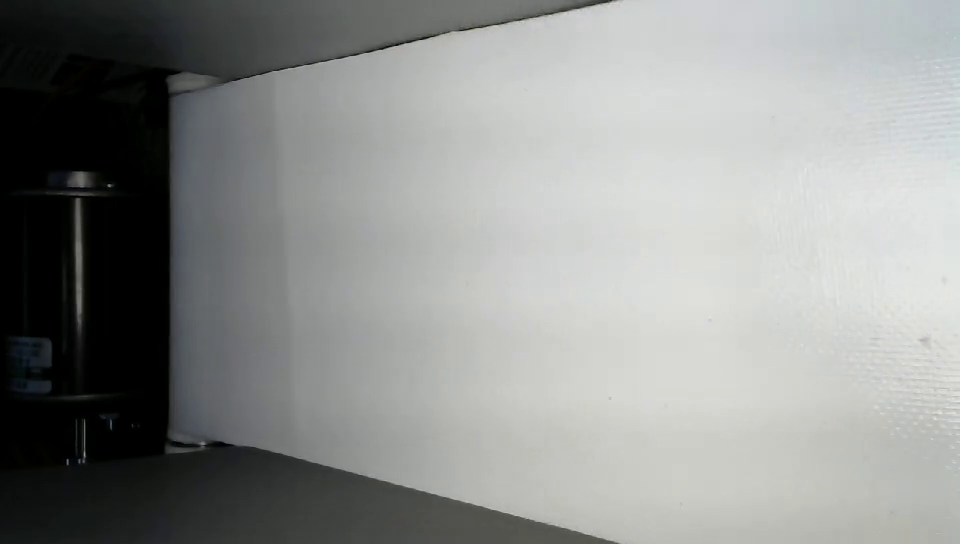
#> input picture frame 5 of Imaging Pipeline/white.avi, 960 x 544 px
$ jupyter execute 'Background Thresholding Experimentation.ipynb'   (older library calls are emulated)
#> lines starting #> are read from the running program, lines starting #| are printed output that depends on the picture; after the words box and inside, x2 and y2 are one past the last pixel; in counts of white or black regions, pixels touching at a corner belong together
### Imaging Pipeline/tracker.py
# To implement:
# Will have to implement a time tracker so that we can call in the time that bounding box + id combos have been present. If it has reached a certain threshold
# we can conclude that it is a lego piece (a consistent contour). We will then take a photo of that piece at different time intervals and put it into our model

import math
import uuid
import random

class EuclideanDistTracker:
    # [54 lines left out: functions __init__, update, not called in this run]

### Imaging Pipeline/Background Thresholding Experimentation.ipynb
This is the code that will be imported into our Raspberry Pi to process and send images to our computer for classification

[cell 1]
# Import packages

# reload our external packages (tracker)
import importlib

import numpy as np
import cv2
import os
from skimage import data, filters
import tracker as track

importlib.reload(track)

# Directory to save training images

# base_dir = "/Users/williamlee/Documents/Git Repos/Lego-Brick-Sorter/Imaging Pipeline/testImages"
base_dir = "/home/billiam/Documents/Lego_Sorter/TestPipelineImages"
os.chdir(base_dir)
print(os.listdir())

**MOG2 APPROACH**

[cell 2]
cap = cv2.VideoCapture("/home/billiam/Documents/Repos/Lego-Brick-Sorter/Imaging Pipeline/white.avi")
frame_counter = 0

# Create BG Subtraction Function with set parameters
fgbg = cv2.createBackgroundSubtractorMOG2(detectShadows=False)
fgbg.setVarThreshold(30) #The threshold of what is detected as not background (150 can detect regular pieces, but not white)

while cap.isOpened():
    ret, frame = cap.read()
#> frame is the input picture: shape (544, 960, 3); mean B, G, R 144.6, 146, 144.4

    # Loop video code
    frame_counter += 1
    if frame_counter == cap.get(cv2.CAP_PROP_FRAME_COUNT):
        frame_counter = 0 #Or whatever as long as it is the same as next line
        cap.set(cv2.CAP_PROP_POS_FRAMES, 0)

    # Exit if frame not correctly
    if not ret:
        print("Frame not read correctly. Exiting...")
        break

    #0.Pre-Process Image
    saturation_factor = 3 # Factor to saturate image by
    value_factor = 1.2     # Factor to increase value of image by

    # Crop and adjust saturation of image. Blur to reduce noise from saturation
    #frame = frame[y_top_crop:y_bottom_crop, x_left_crop:x_right_crop]
    adjusted = cv2.cvtColor(frame, cv2.COLOR_BGR2HSV).astype("float32")
    (h, s, v) = cv2.split(adjusted)
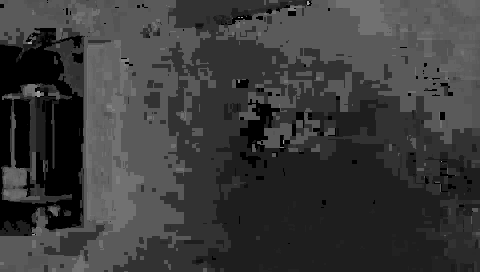
#> h: shape (544, 960) float32 (shown at 1/2 size); min 0, max 165, mean 58.3
    s = s * saturation_factor
    s = np.clip(s,0,255)
    v = v * value_factor
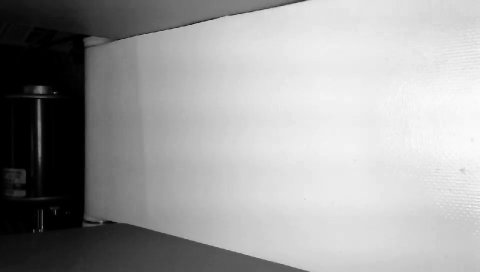
#> v: shape (544, 960) float32 (shown at 1/2 size); min 0, max 280.8, mean 175.7; drawn with min black and max white
    v = np.clip(v,0,255)
    adjusted = cv2.merge([h,s,v])
    frame = cv2.cvtColor(adjusted.astype("uint8"), cv2.COLOR_HSV2BGR)
    frame = cv2.GaussianBlur(frame, (5, 5), cv2.BORDER_DEFAULT)

    # Apply MOG2 to Frame
    fgmask = fgbg.apply(frame)
#> fgmask: shape (544, 960); every value is 255

    # Find contours on MOG2 mask and draw on frame copy
    frame_copy = frame.copy()
    contours, hierarchy = cv2.findContours(image=fgmask, mode=cv2.RETR_CCOMP, method=cv2.CHAIN_APPROX_SIMPLE)
#> contours = [[[0, 0], [0, 543], [959, 543], [959, 0]]]
    cv2.drawContours(frame_copy, contours, -1, (0,255,0), 3)
#> frame_copy: shape (544, 960, 3); mean B, G, R 165.3, 174.6, 164.6

    window_factor = 0.75
    frame = cv2.resize(frame, None, fx=window_factor, fy=window_factor, interpolation=cv2.INTER_AREA)
#> frame: shape (408, 720, 3)
    fgmask = cv2.resize(fgmask, None, fx=window_factor, fy=window_factor, interpolation=cv2.INTER_AREA)
#> fgmask: shape (408, 720); every value is 255
    cv2.imshow('frame', frame)
    cv2.imshow('MOG2', fgmask)
    cv2.imshow('Contours', frame_copy)
    if cv2.waitKey(50) == ord('q'):
#> (key q is pressed here)
        break

cap.release()
cv2.destroyAllWindows()

<br></br>
**DIFFERENCE OF GAUSSIANS APPROACH**

Notes:
Kind of works! I think I need to work with the thresholding a little bit. So far I've only adjusted the extent threshold.
Have to mess with the k and s values for the blurs to maybe get more accurate. Works well with regular colored pieces.

[cell 3]
def dog(img, k1, s1, k2, s2):
#> called with k1 = 7, s1 = 7, k2 = 17, s2 = 13
    b1 = cv2.GaussianBlur(img,(k1, k1), s1)
    b2 = cv2.GaussianBlur(img,(k2, k2), s2)
    return b1 - b2
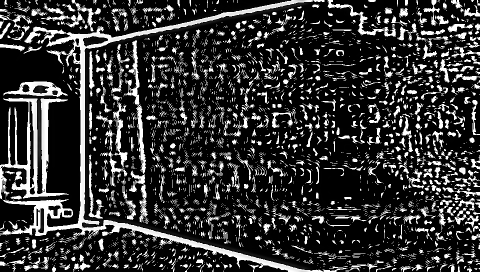
#> returned value: shape (544, 960) (shown at 1/2 size); min 0, max 255, mean 52.3

cap = cv2.VideoCapture("/home/billiam/Documents/Repos/Lego-Brick-Sorter/Imaging Pipeline/white.avi")
frame_counter = 0

while cap.isOpened():
    ret, frame = cap.read()

    # Loop video code
    frame_counter += 1
    if frame_counter == cap.get(cv2.CAP_PROP_FRAME_COUNT):
        frame_counter = 0 #Or whatever as long as it is the same as next line
        cap.set(cv2.CAP_PROP_POS_FRAMES, 0)

    # Color processing:
    saturation_factor = 3 # Factor to saturate image by
    value_factor = 1      # Factor to increase value of image by
    adjusted = cv2.cvtColor(frame, cv2.COLOR_BGR2HSV).astype("float32")
    (h, s, v) = cv2.split(adjusted)
    s = s * saturation_factor
    s = np.clip(s,0,255)
    v = v * value_factor
    v = np.clip(v,0,255)
    adjusted = cv2.merge([h,s,v])
    frame = cv2.cvtColor(adjusted.astype("uint8"), cv2.COLOR_HSV2BGR)

    # Exit if frame not correctly
    if not ret:
        print("Frame not read correctly. Exiting...")
        break

    grey = cv2.cvtColor(frame, cv2.COLOR_BGR2GRAY)

    dog_img = dog(grey, 7, 7, 17, 13)
    th = cv2.threshold(dog_img ,127,255,cv2.THRESH_BINARY+cv2.THRESH_OTSU)[1]
#> th: shape (544, 960); 20.4% white; 3571 white regions (2777 under 20 px)
    contours, hierarchy = cv2.findContours(th, cv2.RETR_EXTERNAL, cv2.CHAIN_APPROX_NONE)
#> contours = 3570 contours, 3025 with area under 20; largest, box (x1, y1, x2, y2) and area: (0, 0, 695, 544) 19390, (0, 196, 137, 399) 8016, (7, 163, 136, 194) 2157, (655, 0, 792, 73) 1124, (247, 81, 279, 212) 983

    frame_copy = frame.copy()

    #cv2.drawContours(frame_copy, contours, -1, (0,255,0), 3)

    for c in contours:
        area = cv2.contourArea(c)
        if area > 300:
            x,y,w,h = cv2.boundingRect(c)
            extent = int(area)/(w*h)
            #if extent > 0.1:
            rect = cv2.minAreaRect(c)
            box = cv2.boxPoints(rect)
            box = np.intp(box)
            cv2.drawContours(frame_copy,[box], 0, (0,255,0), 4)
#> this loop made 3570 passes
#> (area, x, y, w, h, extent, rect, box) on passes 1275, 1423, 1661: (311.5, 245, 371, 27, 69, 0.167, ((258.8, 404.5), (21.02, 70.12), -10.3), [[254, 440], [242, 371], [262, 368], [275, 437]]), (860.5, 258, 341, 38, 104, 0.218, ((275.8, 392.3), (33.4, 104.2), -4.64), [[263, 445], [254, 341], [288, 339], [296, 442]]), (638.5, 177, 309, 30, 128, 0.166, ((191.9, 372.5), (126.9, 28.86), -89.51), [[205, 436], [176, 435], [178, 308], [206, 309]])
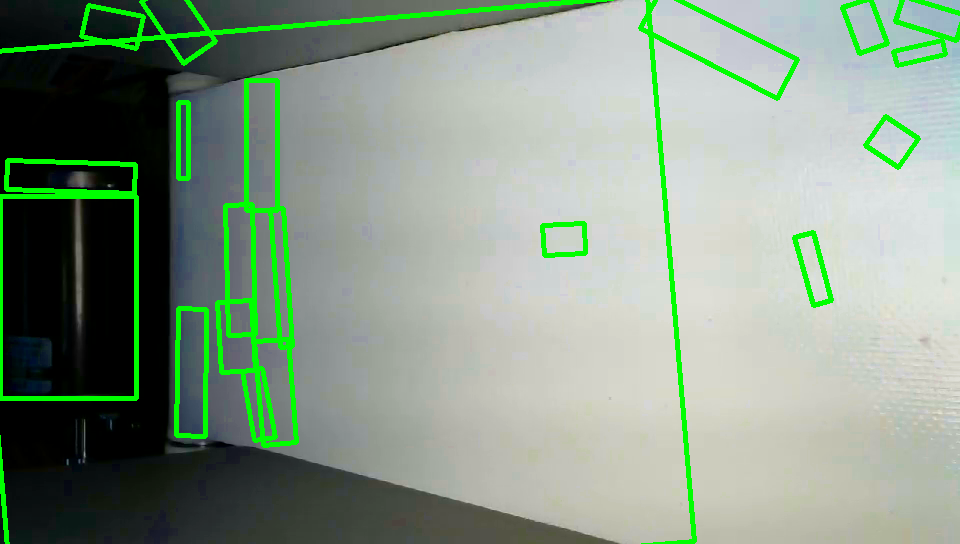
#> frame_copy: shape (544, 960, 3); mean B, G, R 134.7, 152.8, 134.4


    cv2.imshow("dog frames", frame_copy)
    cv2.imshow('grayscale', grey)
    cv2.imshow("dog edges", dog_img)

    if cv2.waitKey(100) == ord('q'):
#> (key q is pressed here)
        break

cap.release()
cv2.destroyAllWindows()

**Sobel and Canny Edge Detection**

[cell 4]
cap = cv2.VideoCapture("/home/billiam/Documents/Repos/Lego-Brick-Sorter/Imaging Pipeline/white.avi")
frame_counter = 0

while cap.isOpened():
    ret, frame = cap.read()

    # Loop video code
    frame_counter += 1
    if frame_counter == cap.get(cv2.CAP_PROP_FRAME_COUNT):
        frame_counter = 0 #Or whatever as long as it is the same as next line
        cap.set(cv2.CAP_PROP_POS_FRAMES, 0)

    # Color processing:
    saturation_factor = 3 # Factor to saturate image by
    value_factor = 1      # Factor to increase value of image by
    adjusted = cv2.cvtColor(frame, cv2.COLOR_BGR2HSV).astype("float32")
    (h, s, v) = cv2.split(adjusted)
    s = s * saturation_factor
    s = np.clip(s,0,255)
    v = v * value_factor
    v = np.clip(v,0,255)
    adjusted = cv2.merge([h,s,v])
    frame = cv2.cvtColor(adjusted.astype("uint8"), cv2.COLOR_HSV2BGR)

    # Exit if frame not correctly
    if not ret:
        print("Frame not read correctly. Exiting...")
        break

    # Grayscale convert
    img_gray = cv2.cvtColor(frame, cv2.COLOR_BGR2GRAY)
    # Blur img
    img_blur = cv2.GaussianBlur(img_gray, (3,3), 0)

    # [10 lines of commented-out code are left out]
    edges = cv2.Canny(image=img_blur, threshold1=0, threshold2=35) # Canny Edge Detection
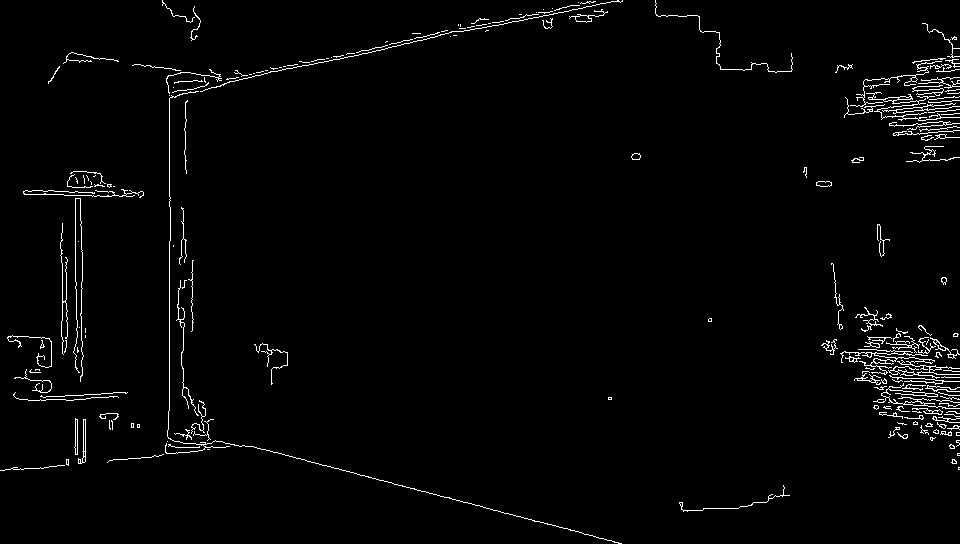
#> edges: shape (544, 960); 2% white in thin lines or dots

    contours, hierarchy = cv2.findContours(edges, cv2.RETR_EXTERNAL, cv2.CHAIN_APPROX_NONE)
#> contours = 202 contours, 180 with area under 20; largest, box (x1, y1, x2, y2) and area: (840, 349, 960, 379) 244, (873, 383, 960, 409) 114, (866, 92, 960, 121) 112, (78, 419, 86, 464) 99, (882, 103, 960, 114) 88
    frame_copy = frame.copy()
    #cv2.drawContours(frame_copy, contours, -1, (0,255,0), 3)

    #cv2.drawContours(frame_copy, contours, -1, (0,255,0), 3)

    for c in contours:
        area = cv2.contourArea(c)
        if area > 300:
            x,y,w,h = cv2.boundingRect(c)
            extent = int(area)/(w*h)
            #if extent > 0.1:
            rect = cv2.minAreaRect(c)
            box = cv2.boxPoints(rect)
            box = np.intp(box)
            cv2.drawContours(frame_copy,[box], 0, (0,255,0), 4)
#> this loop made 202 passes
#> area on passes 15, 16, 31: 20, 22, 99

    # Display Canny Edge Detection Image
    cv2.imshow('Canny Edge Detection', edges)
    cv2.imshow('Contours', frame_copy)
    if cv2.waitKey(100) == ord('q'):
#> (key q is pressed here)
        break

cap.release()
cv2.destroyAllWindows()

[cell 5]
# pieceNum = "3021"
# os.chdir(pieceNum)
# Open Video
#cap = cv2.VideoCapture(0)
cap = cv2.VideoCapture(cv2.CAP_V4L2)

# Adjust Camera Settings
cap.set(cv2.CAP_PROP_AUTO_EXPOSURE, 1) # Manual exposure mode
cap.set(cv2.CAP_PROP_EXPOSURE, 20)
cap.set(cv2.CAP_PROP_AUTO_WB, 0) # Disable automatic white balance (Not sure if this is working)

# Create Tracker Object
tracker = track.EuclideanDistTracker()

# Create BG Subtraction Function with set parameters
fgbg = cv2.createBackgroundSubtractorMOG2(detectShadows=False)
fgbg.setVarThreshold(30) #The threshold of what is detected as not background (150 can detect regular pieces, but not white)

# Create Window
cv2.startWindowThread()

while(True):
    # print("in loop")
    # Capture video frame by frame
    ret, frame = cap.read()

    # 0: Pre-Process Image
    window_factor = 1      # Size factor of display window
    x_left_crop = 0        # Left side window crop
    x_right_crop = 1920     # Right side window crop
    y_top_crop = 0          # Top side window crop
    y_bottom_crop = 1080    # Bottom side window crop
    saturation_factor = 6 # Factor to saturate image by
    value_factor = 1.2      # Factor to increase value of image by

    # Crop and adjust saturation of image. Blur to reduce noise from saturation
    #frame = frame[y_top_crop:y_bottom_crop, x_left_crop:x_right_crop]
    adjusted = cv2.cvtColor(frame, cv2.COLOR_BGR2HSV).astype("float32")
    (h, s, v) = cv2.split(adjusted)
    s = s * saturation_factor
    s = np.clip(s,0,255)
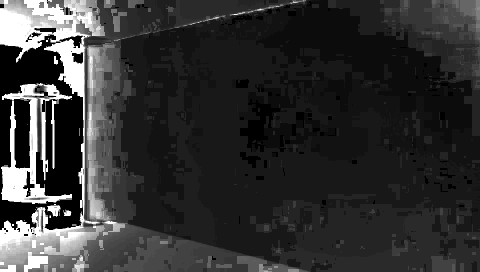
#> s: shape (544, 960) float32 (shown at 1/2 size); min 0, max 255, mean 50.9
    v = v * value_factor
    v = np.clip(v,0,255)
    adjusted = cv2.merge([h,s,v])
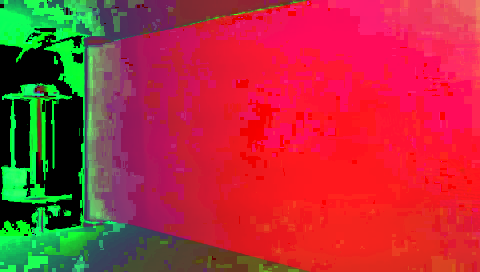
#> adjusted: shape (544, 960, 3) float32 (shown at 1/2 size); mean B, G, R 58.3, 50.9, 174.3
    frame = cv2.cvtColor(adjusted.astype("uint8"), cv2.COLOR_HSV2BGR)
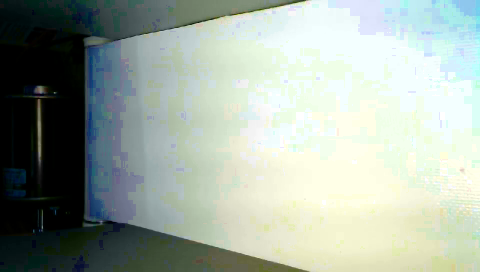
#> frame: shape (544, 960, 3) (shown at 1/2 size); mean B, G, R 161.5, 171.4, 160.2
    frame = cv2.GaussianBlur(frame, (5, 5), 0)

    # Apply MOG2 to Frame
    fgmask = fgbg.apply(frame)

    # Adjust size
    #frame = cv2.resize(frame, None, fx=window_factor, fy=window_factor, interpolation=cv2.INTER_AREA)
    #fgmask = cv2.resize(fgmask, None, fx=window_factor, fy=window_factor, interpolation=cv2.INTER_AREA)


    # 1: Object Detection
    min_area = 300 # Min area of contour to detect as piece

    # Iterate through discovered contours and add detections
    contours, hierarchy = cv2.findContours(image=fgmask, mode=cv2.RETR_CCOMP, method=cv2.CHAIN_APPROX_SIMPLE)
#> contours = [[[0, 0], [0, 543], [959, 543], [959, 0]]]
    detections = []
    image_copy = frame.copy()
    contourFrame = frame.copy()

    cv2.drawContours(contourFrame, contours, -1, (0,255,0), 3)
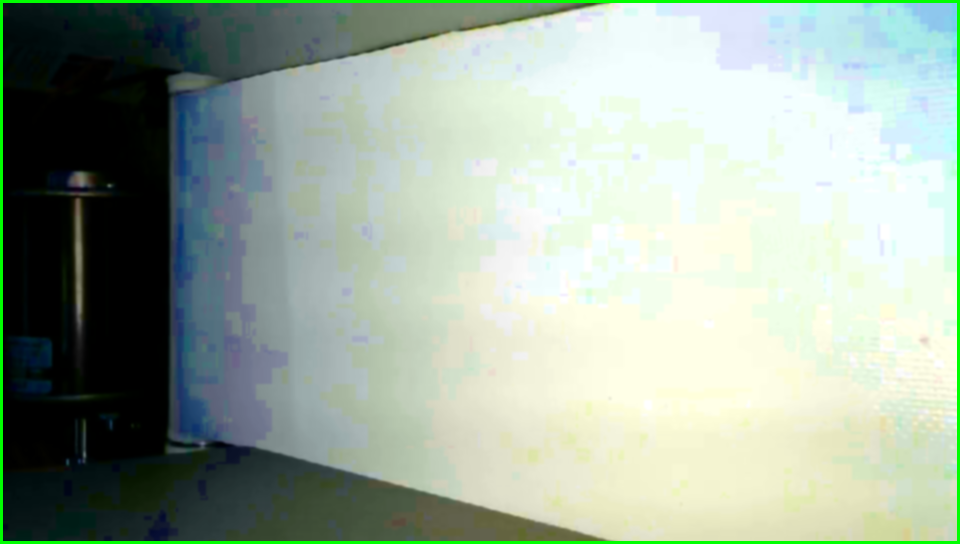
#> contourFrame: shape (544, 960, 3); mean B, G, R 159.5, 173.5, 158.3

    for contour in contours:
            x, y, w, h = cv2.boundingRect(contour)
            # If contour overlap with border then skip
            if((x == 0) or (y == 0) or (x+w >= frame.shape[1]) or (y+h >= frame.shape[0])):
                continue

            area = cv2.contourArea(contour)
            if(area > min_area):
                detections.append([x, y, w, h])
#> this loop made 1 pass
#> (contour, x, y, w, h) on pass 1: ([[0, 0], [0, 543], [959, 543], [959, 0]], 0, 0, 960, 544)
#> after the loop, detections = []

    # In order to detect white pieces, we need to write a function that takes all the contours, looks at the ones that make the size criteria, and then
    # finds all nearby contours and adds them to the contour space. The white pieces being detected as a bunch of small contours

    # 2: Object Tracking
    min_age = 1 # Min age of object to classify as brick
    interval = 1 # Frequency of images to save after being classified as brick

    box_ids = tracker.update(detections)
#> after the loop in update, `for rect in objects_rect:`: self.center_points = 0 items; self.id_count = 0
#> after the loop in update, `for obj_bb_id in objects_bbs_ids:`: new_center_points = 0 items
#> box_ids = []
    for box_id in box_ids:
        x, y, w, h, id, age, uniqueId = box_id
        # If a box is "old enough" box is determined to be a piece --> take pictures
        if age > min_age:
            larger = w
            if(h > w):
                larger = h
            cv2.rectangle(image_copy, (x,y), (x+larger, y+larger), (0, 255, 0), 3)
            cv2.putText(image_copy, "PIECE IS HERE" + " time:" + str(age) + " id:" + str(uniqueId),(x,y-10),0,0.5,(255, 0, 0), 2)

            # Save bounding box as image every X frames
            roi = frame[y:y+larger, x:x+larger]
            true_age = age - min_age

            if(true_age % interval == 0):
                print(true_age)
                print("save image")
                cv2.imwrite(str(uniqueId) + "_" + str(age) + ".png", roi)
#> this loop made 0 passes


    cv2.imshow('Feed with bounding boxes', image_copy)
    cv2.imshow('MOG2 Output', fgmask)
    cv2.imshow('Contours', contourFrame)
    if cv2.waitKey(1) & 0xFF == ord('q'):
#> (key q is pressed here)
        break

cv2.destroyAllWindows()
cap.release()
